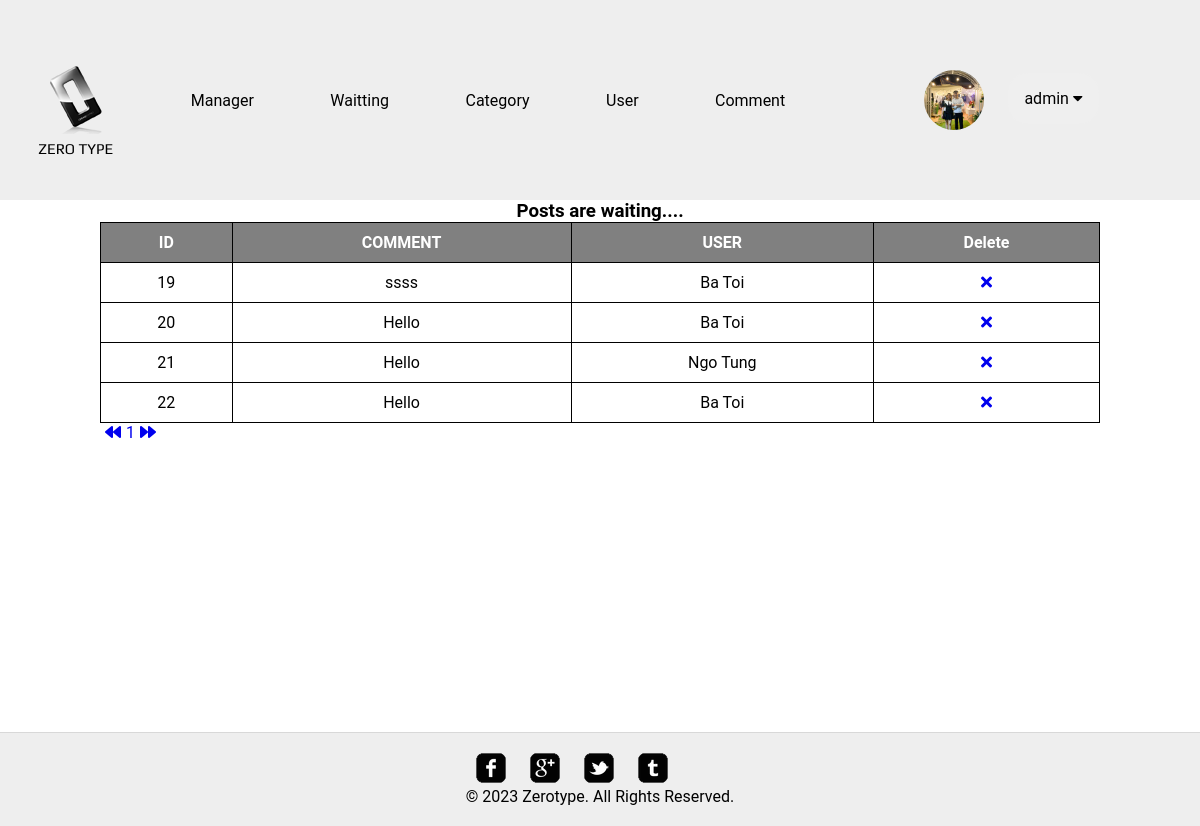
The page /index_cmt.php (signed in) on the database its author committed.
### tables this page shows
CREATE TABLE `user` (
  `user_id` bigint NOT NULL AUTO_INCREMENT,
  `username` varchar(255) DEFAULT NULL,
  `password` varchar(255) DEFAULT NULL,
  `email` varchar(255) DEFAULT NULL,
  `phoneNumber` varchar(10) DEFAULT NULL,
  `image` varchar(255) DEFAULT NULL,
  `address` varchar(255) DEFAULT NULL,
  `birthday` datetime DEFAULT NULL,
  `role` int DEFAULT NULL,
  `bio` longtext,
  `job` varchar(45) DEFAULT NULL,
  PRIMARY KEY (`user_id`)
);

CREATE TABLE `commentsection` (
  `cm_id` bigint NOT NULL AUTO_INCREMENT,
  `content` longtext,
  `user_id` bigint DEFAULT NULL,
  `blog_id` bigint DEFAULT NULL,
  PRIMARY KEY (`cm_id`),
  KEY `fk_blog` (`blog_id`),
  KEY `fk_user` (`user_id`),
  CONSTRAINT `fk_blog` FOREIGN KEY (`blog_id`) REFERENCES `blog` (`blog_id`),
  CONSTRAINT `fk_user` FOREIGN KEY (`user_id`) REFERENCES `user` (`user_id`)
);

### Control.php (called while the page is built, shortened)
<?php
	include('DBConnection.php');
Class Data{
		public function getAvatar($userid){
			global $conn;
			$sql = "select image from user where user_id = ".$userid;
			$list = mysqli_fetch_array(mysqli_query($conn,$sql));
			$image = $list['image'];
			return $image;
		}
		public function countRows_Queue(){
			global $conn;
			$sql = "select * from blog where status_blog = 0";
			$run = mysqli_query($conn,$sql);
			$rowcount = mysqli_num_rows($run);
			return $rowcount;
		}
		public function select_cmt(){
			global $conn;
			$sql="select * FROM commentsection as c join user as u on c.user_id=u.user_id";
			$result = mysqli_query($conn, $sql);
			return $result;
		}
	}
 ?>

### index_cmt.php (the view, shortened to what this page needs)
<?php
include('Control.php');
$get_Data = new Data();
$total_rows = $get_Data->countRows_Queue();
if(!isset($_GET['page'])){
    $page_number = 1;
}else{
    $page_number = $_GET['page'];
}
$limit = 5;
$total_pages = ceil($total_rows/$limit);
 $arr =$get_Data->select_cmt();
?>
<!DOCTYPE HTML>
<html>
<head>
	<link rel="stylesheet" href="css/style.css" type="text/css">
    <link rel="stylesheet" href="css/text.css" type="text/css">
    <link rel="stylesheet" href="css/bodyadmin.css" type="text/css">
    <link rel="stylesheet" href="css/paginationpage.css" type="text/css">
    <link rel="stylesheet" href="https://cdnjs.cloudflare.com/ajax/libs/font-awesome/4.7.0/css/font-awesome.min.css">
    <link rel="stylesheet" href="https://pro.fontawesome.com/releases/v5.15.4/css/all.css">
</head>
<body>
<?php
include('header_admin.php');
?>
<div class="header" style="text-align: center;">
    <h3>Posts are waiting....</h3>
</div>
	<div id="contents">
        <table class="table">
            <tr>
                <th>ID</th>
                <th>COMMENT</th>
                <th>USER</th>
                <th>Delete</th>
            </tr>
            <?php foreach($arr as $ar){ ?>
                <tr>
                    <td><?php echo $ar['cm_id'] ?></td>
                    <td><?php echo $ar['content'] ?></td>
                    <td><?php  echo $ar['username'] ?></td>
                    <td style="text-align: center;"><a href="index_cmt.php?id=<?php echo $ar['cm_id']?>" onclick="return (confirm('You may want to delete?'))"><i class="fas fa-times"></i></a></td>
                </tr>
            <?php } ?>
        </table>
        <div class="pagination">
            <ul>
                <?php
                    if($page_number>=2){
                        echo '<li><a href="admin.php?login=success&page='.($page_number-1).'">'.'<i class="fa fa-backward" aria-hidden="true"></i>'.'</a></li>';
                    }else{
                        echo '<li><a href="#">'.'<i class="fa fa-backward" aria-hidden="true"></i>'.'</a></li>';
                    }
                    for($i=1;$i<=$total_pages;$i++){
                        echo '<li><a href="admin.php?login=success&page='.$i.'">'.$i.'</a></li>';
                    }
                    if($page_number<$total_pages){
                        echo '<li><a href="admin.php?login=success&page='.($page_number+1).'">'.'<i class="fa fa-forward" aria-hidden="true"></i>'.'</a></li>';
                    }else{
                        echo '<li><a href="#">'.'<i class="fa fa-forward" aria-hidden="true"></i>'.'</a></li>';
                    }
                ?>
            </ul>
        </div>
	</div>
<?php
include('footer.php');
?>
</body>
</html>

### header_admin.php (shortened to what this page needs)
<!DOCTYPE html>
<html lang="en">
<head>
    <link rel="stylesheet" href="./css/header_admin.css">
</head>
<body>
<div id="header">
    <div id="header-box">
        <div class="logo">
            <a href="admin.php">Zero Type</a>
        </div>
        <div class="manager">
            <a href="admin.php">Manager</a>
        </div>
        <div class="qeue">
            <a href="queue.php">Waitting</a>
        </div>
        <div class="qeue">
            <a href="category.php">Category</a>
        </div>
        <div class="qeue">
            <a href="index_user.php">User</a>
        </div>
        <div class="qeue">
            <a href="index_cmt.php">Comment</a>
        </div>
        <div id="MenuCustom">
            <ul>
                <?php
                if (isset($_SESSION['username'])) {
                    $path = $get_Data->getAvatar($_SESSION['userId']);
                    echo '
                                <li>
                                    <img src="Image/' . $path . '" alt="Avatar" class="avatar" style="object-fit: cover;" >
                                    <div class="dropdown">
                                    <button onclick="myFunction()" class="dropbtn">' . $_SESSION['username'] . ' <i class="fa fa-caret-down"></i></button>
                                        <div id="myDropdown" class="dropdown-content">
                                            <a href="profileadmin.php">Thông tin cá nhân</a>
                                            <a href="logout.php">Đăng xuất</a>
                                        </div>
                                    </div>
                                </li>
                            ';
                }
                ?>
            </ul>
        </div>
    </div>
</div>
</body>
</html>

### css/text.css (style rules this page uses)
* { font-family: Roboto, Oxygen, Ubuntu, Cantarell, "Open Sans", "Helvetica Neue", sans-serif, Arial; }

### css/bodyadmin.css (style rules this page uses)
* { padding: 0; margin: 0 auto; list-style: none; text-decoration: none; }
#contents { width: 1000px; min-height: 510px; }

### css/paginationpage.css (style rules this page uses)
.table { border: 1px solid black; border-collapse: collapse; width: 1000px; }
.table, td, th { border: 1px solid black; }
td, th { padding: 10px; }
td { text-align: center; vertical-align: bottom; height: 40px; }
th { background-color: gray; color: white; height: 20px; }
.pagination ul { list-style-type: none; }
.pagination ul li { display: inline-block; margin-left: 5px; }

### css/header_admin.css (style rules this page uses)
* { padding: 0; margin: 0 auto; text-decoration: none; list-style: none; box-sizing: border-box; }
#header { width: 100%; background: #eee; }
#header-box { display: flex; justify-content: space-between; align-items: center; height: 200px; width: 1200px; }
#header-box a { color:black; }
#header-box .logo a { background: url(../images/logo.png) no-repeat center top; color: #000; display: block; font: 15px/30px 'Play'; height: 20px; width: 76px; padding-top: 68px; text-decoration: none; text-transform: uppercase; }
#MenuCustom { height: 200px; width: 300px; display: flex; justify-content: center; align-items: center; }
#MenuCustom .avatar { vertical-align: middle; width: 60px; height: 60px; border-radius: 50%; }
.dropbtn { color: #000; padding: 16px; font-size: 16px; border: none; cursor: pointer; margin-left: 20px; border-radius: 20px; }
.dropdown { position: relative; display: inline-block; }

### rows shown on the page
user: image (picture)
commentsection: cm_id "19", content "ssss", user.username "Ba Toi"
commentsection: cm_id "20", content "Hello", user.username "Ba Toi"
commentsection: cm_id "21", content "Hello", user.username "Ngo Tung"
commentsection: cm_id "22", content "Hello", user.username "Ba Toi"

### other values the page prints
$_SESSION['username'] "admin"
